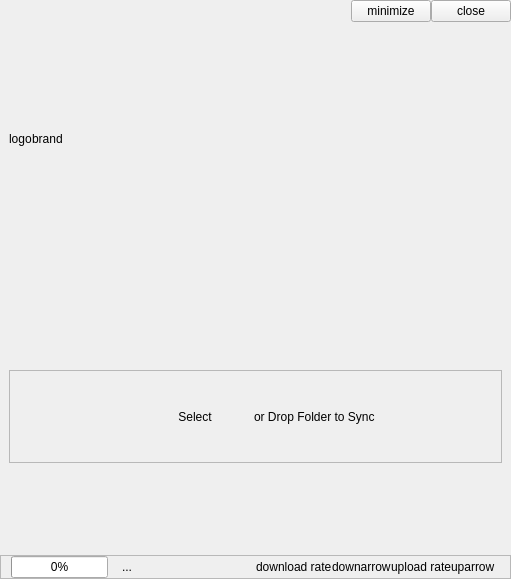
<?xml version="1.0" encoding="UTF-8"?>
<ui version="4.0">
 <class>CloudView</class>
 <widget class="QWidget" name="CloudView">
  <property name="geometry">
   <rect>
    <x>0</x>
    <y>0</y>
    <width>511</width>
    <height>579</height>
   </rect>
  </property>
  <property name="windowTitle">
   <string>Form</string>
  </property>
  <property name="styleSheet">
   <string notr="true"/>
  </property>
  <layout class="QVBoxLayout" name="verticalLayout_2">
   <property name="spacing">
    <number>0</number>
   </property>
   <property name="leftMargin">
    <number>0</number>
   </property>
   <property name="topMargin">
    <number>0</number>
   </property>
   <property name="rightMargin">
    <number>0</number>
   </property>
   <property name="bottomMargin">
    <number>0</number>
   </property>
   <item>
    <widget class="QWidget" name="mHeader" native="true">
     <layout class="QHBoxLayout" name="horizontalLayout_9">
      <property name="spacing">
       <number>0</number>
      </property>
      <property name="topMargin">
       <number>0</number>
      </property>
      <property name="rightMargin">
       <number>0</number>
      </property>
      <property name="bottomMargin">
       <number>0</number>
      </property>
      <item>
       <widget class="QLabel" name="mLogo">
        <property name="text">
         <string>logo</string>
        </property>
       </widget>
      </item>
      <item>
       <widget class="QLabel" name="mBrand">
        <property name="text">
         <string>brand</string>
        </property>
       </widget>
      </item>
      <item>
       <spacer name="horizontalSpacer_10">
        <property name="orientation">
         <enum>Qt::Horizontal</enum>
        </property>
        <property name="sizeHint" stdset="0">
         <size>
          <width>40</width>
          <height>20</height>
         </size>
        </property>
       </spacer>
      </item>
      <item>
       <layout class="QVBoxLayout" name="verticalLayout_5">
        <item>
         <layout class="QHBoxLayout" name="horizontalLayout_10">
          <item>
           <widget class="QPushButton" name="mMinimizeBtn">
            <property name="text">
             <string>minimize</string>
            </property>
           </widget>
          </item>
          <item>
           <widget class="QPushButton" name="mCloseBtn">
            <property name="text">
             <string>close</string>
            </property>
           </widget>
          </item>
         </layout>
        </item>
        <item>
         <spacer name="verticalSpacer_4">
          <property name="orientation">
           <enum>Qt::Vertical</enum>
          </property>
          <property name="sizeHint" stdset="0">
           <size>
            <width>20</width>
            <height>40</height>
           </size>
          </property>
         </spacer>
        </item>
       </layout>
      </item>
     </layout>
    </widget>
   </item>
   <item>
    <widget class="QWidget" name="mDropArea" native="true">
     <layout class="QVBoxLayout" name="verticalLayout_3">
      <property name="spacing">
       <number>0</number>
      </property>
      <property name="topMargin">
       <number>0</number>
      </property>
      <property name="bottomMargin">
       <number>0</number>
      </property>
      <item>
       <spacer name="verticalSpacer">
        <property name="orientation">
         <enum>Qt::Vertical</enum>
        </property>
        <property name="sizeHint" stdset="0">
         <size>
          <width>20</width>
          <height>40</height>
         </size>
        </property>
       </spacer>
      </item>
      <item>
       <layout class="QHBoxLayout" name="horizontalLayout_6">
        <item>
         <widget class="QFrame" name="mDropInner">
          <property name="frameShape">
           <enum>QFrame::StyledPanel</enum>
          </property>
          <property name="frameShadow">
           <enum>QFrame::Raised</enum>
          </property>
          <layout class="QHBoxLayout" name="horizontalLayout_7">
           <property name="spacing">
            <number>0</number>
           </property>
           <item>
            <spacer name="horizontalSpacer_8">
             <property name="orientation">
              <enum>Qt::Horizontal</enum>
             </property>
             <property name="sizeHint" stdset="0">
              <size>
               <width>40</width>
               <height>20</height>
              </size>
             </property>
            </spacer>
           </item>
           <item>
            <widget class="QPushButton" name="mSelectFolderBtn">
             <property name="sizePolicy">
              <sizepolicy hsizetype="Expanding" vsizetype="Expanding">
               <horstretch>0</horstretch>
               <verstretch>0</verstretch>
              </sizepolicy>
             </property>
             <property name="text">
              <string>Select</string>
             </property>
             <property name="flat">
              <bool>true</bool>
             </property>
            </widget>
           </item>
           <item>
            <widget class="QLabel" name="mDropFolderText">
             <property name="text">
              <string>or Drop Folder to Sync</string>
             </property>
            </widget>
           </item>
           <item>
            <spacer name="horizontalSpacer_9">
             <property name="orientation">
              <enum>Qt::Horizontal</enum>
             </property>
             <property name="sizeHint" stdset="0">
              <size>
               <width>40</width>
               <height>20</height>
              </size>
             </property>
            </spacer>
           </item>
          </layout>
         </widget>
        </item>
       </layout>
      </item>
      <item>
       <spacer name="verticalSpacer_2">
        <property name="orientation">
         <enum>Qt::Vertical</enum>
        </property>
        <property name="sizeHint" stdset="0">
         <size>
          <width>20</width>
          <height>40</height>
         </size>
        </property>
       </spacer>
      </item>
     </layout>
    </widget>
   </item>
   <item>
    <widget class="QFrame" name="mFooter">
     <property name="frameShape">
      <enum>QFrame::StyledPanel</enum>
     </property>
     <property name="frameShadow">
      <enum>QFrame::Raised</enum>
     </property>
     <layout class="QHBoxLayout" name="horizontalLayout_2">
      <property name="spacing">
       <number>0</number>
      </property>
      <property name="leftMargin">
       <number>10</number>
      </property>
      <property name="rightMargin">
       <number>15</number>
      </property>
      <property name="topMargin">
       <number>0</number>
      </property>
      <property name="bottomMargin">
       <number>0</number>
      </property>
      <item>
       <widget class="QProgressBar" name="mStorageUsage">
        <property name="value">
         <number>0</number>
        </property>
        <property name="alignment">
         <set>Qt::AlignLeft|Qt::AlignVCenter</set>
        </property>
       </widget>
      </item>
      <item>
       <spacer name="horizontalSpacer_4">
        <property name="orientation">
         <enum>Qt::Horizontal</enum>
        </property>
        <property name="minimumsize" stdset="0">
         <size>
          <width>20</width>
          <height>20</height>
         </size>
        </property>
       </spacer>
      </item>
      <item>
       <widget class="QToolButton" name="mServerStatusBtn">
        <property name="text">
         <string>...</string>
        </property>
        <property name="autoRaise">
         <bool>true</bool>
        </property>
       </widget>
      </item>
      <item>
       <spacer name="horizontalSpacer_3">
        <property name="orientation">
         <enum>Qt::Horizontal</enum>
        </property>
        <property name="sizeHint" stdset="0">
         <size>
          <width>20</width>
          <height>20</height>
         </size>
        </property>
       </spacer>
      </item>
      <item>
       <layout class="QHBoxLayout" name="horizontalLayout_3">
        <property name="leftMargin">
         <number>20</number>
        </property>
        <item>
         <widget class="QLabel" name="mDownloadRate">
          <property name="text">
           <string>download rate</string>
          </property>
         </widget>
        </item>
        <item>
         <widget class="QLabel" name="mDownloadRateArrow">
          <property name="text">
           <string>downarrow</string>
          </property>
         </widget>
        </item>
       </layout>
      </item>
      <item>
       <layout class="QHBoxLayout" name="horizontalLayout_4">
        <item>
         <widget class="QLabel" name="mUploadRate">
          <property name="text">
           <string>upload rate</string>
          </property>
         </widget>
        </item>
        <item>
         <widget class="QLabel" name="mUploadRateArrow">
          <property name="text">
           <string>uparrow</string>
          </property>
         </widget>
        </item>
       </layout>
      </item>
     </layout>
    </widget>
   </item>
  </layout>
 </widget>
 <resources/>
 <connections/>
</ui>
